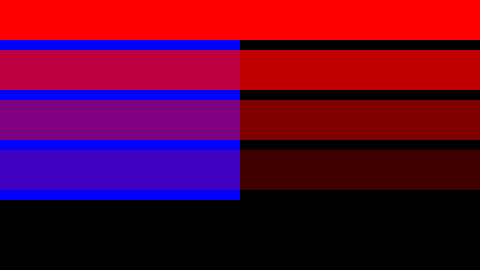
Frame 1 (no input)
Frame 60 (no input): identical to frame 1, image omitted
Frame 120 (the mouse pressed at the canvas centre since frame 60): identical to frame 1, image omitted

The p5.js sketch that drew this single still picture (run headless with seeded random() and noise() and a simulated clock; from frame 60 on, the mouse is pressed at the canvas centre):

// p5.js sketch
// ── sketch.js
function setup() {
	createCanvas(480, 270);
	noStroke();
}

function draw() {
	background(0); //black background

	//print mouse x and mouse y to console
	console.log("x: " + mouseX + ", y:" + mouseY);

	//blue box
	//set color using fill
	fill(0, 0, 255); //fill is rgb value
	rect(0, 0, 240, 200);

	//1st red stripe = 100% opacity
	//no fourth argument for fill means 100%
	fill(255, 0, 0); //red 
	rect(0, 0, 480, 40);

	//2nd red stripe = 75% opacity
	fill(255, 0, 0, 191);
	rect(0, 50, 480, 40);

	//3rd red stripe = 50% opacity
	fill(255, 0, 0, 127);
	rect(0, 100, 480, 40);

	//4th red stripe = 25% opacity
	fill(255, 0, 0, 63);
	rect(0, 150, 480, 40);

}
